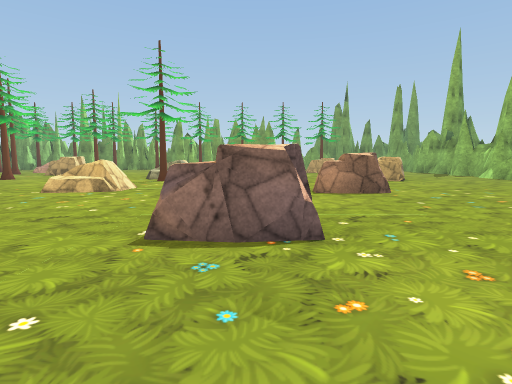
view 1 (above)

19 first-person views from a walk through a Unity game level. The camera is 1.3 m above the floor, tilts 6° down and sees 80° across. The floor is counted in squares, 2 m on a side. Each view is taken from the middle of a square. On the plan, view 1 faces up. The plan holds only what a view shows up to about 10 squares ahead; the rest is blank. The place goes on beyond the plan. Some surface patterns are stand-ins.

view 2
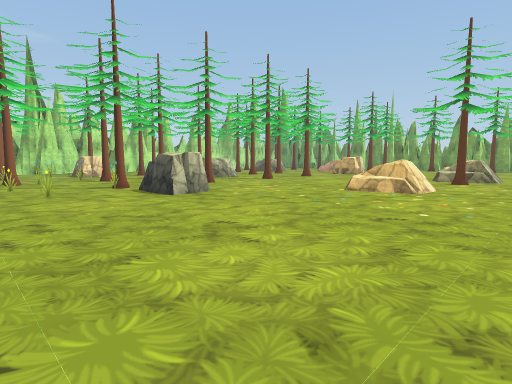

view 3
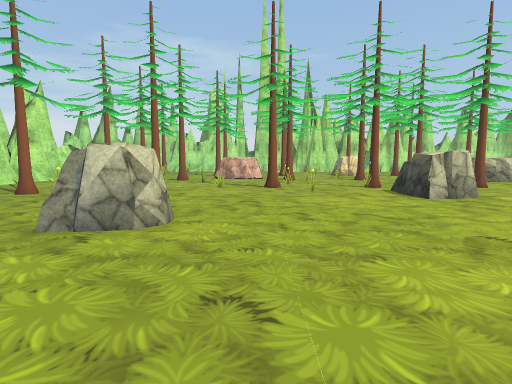

view 4
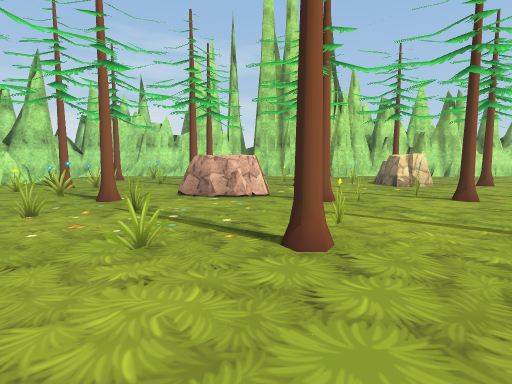

view 5
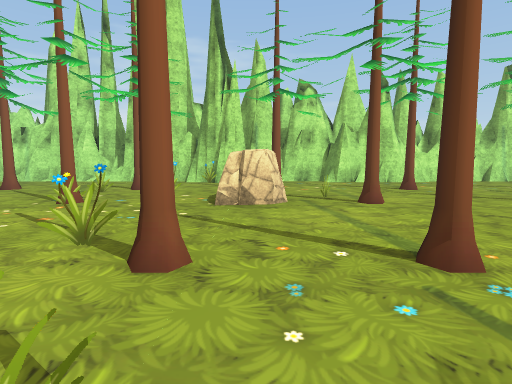

view 6
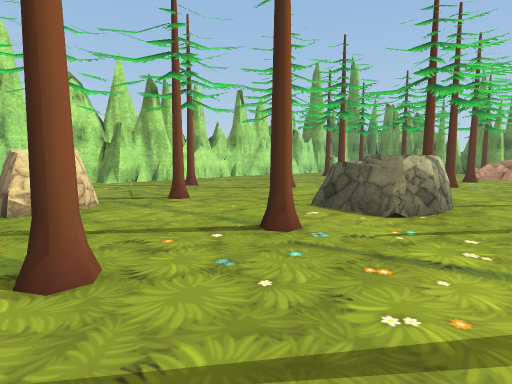

view 7
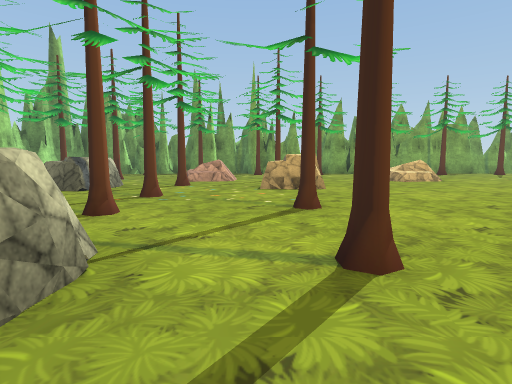

view 8
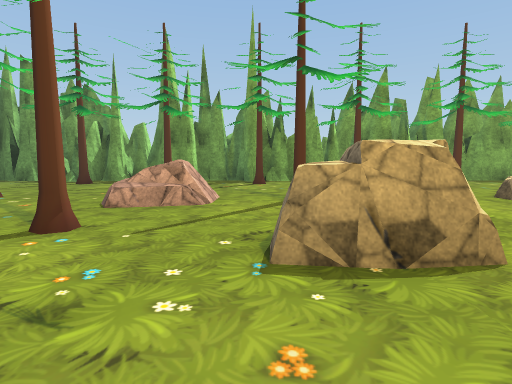

view 9
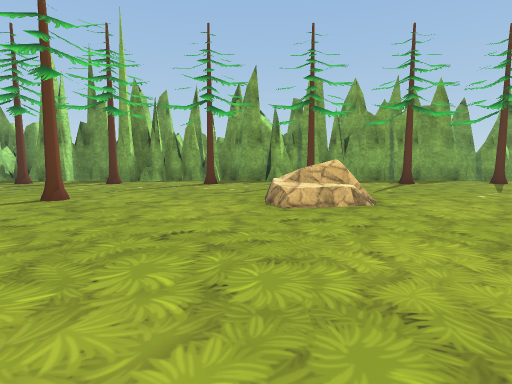

view 10
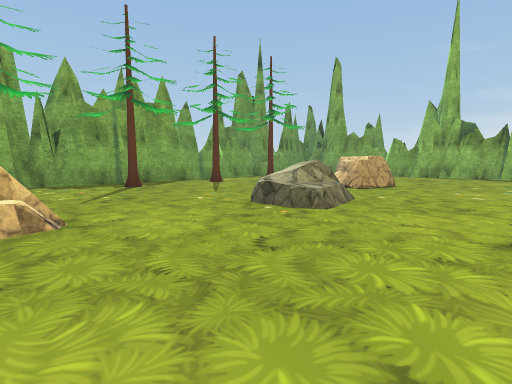

view 11
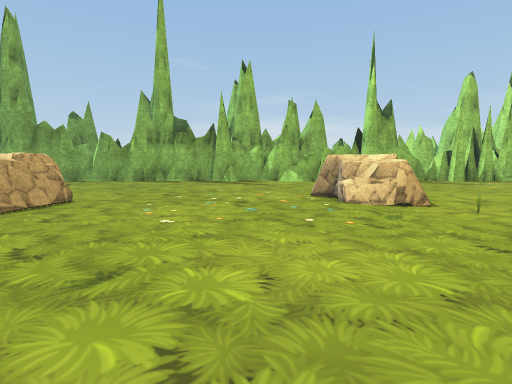

view 12
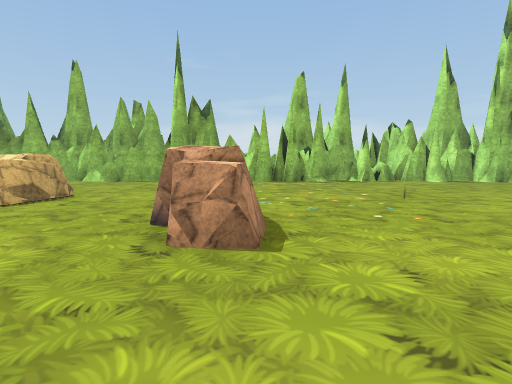

view 13
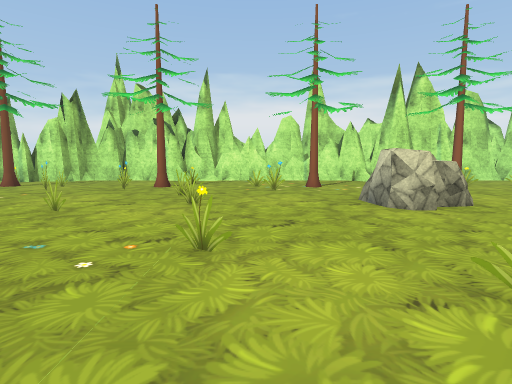

view 14
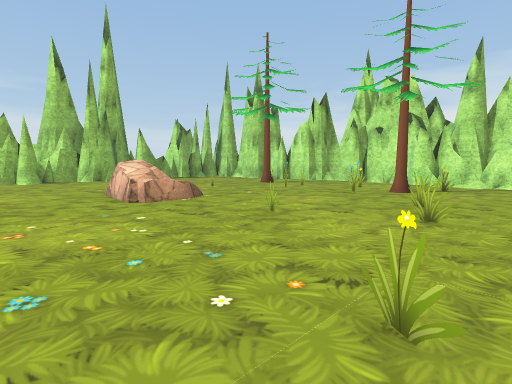

view 15
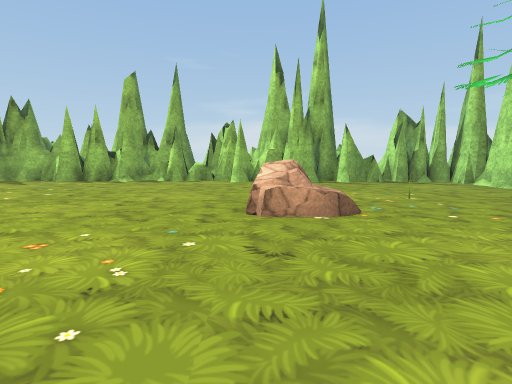

view 16
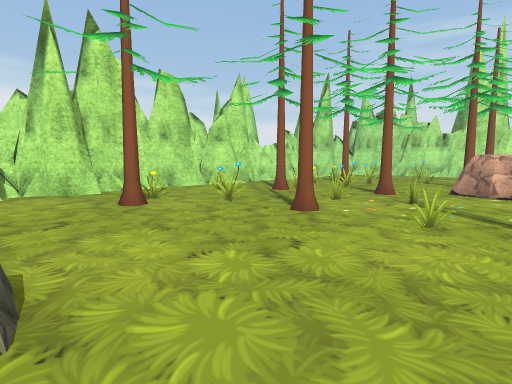

view 17
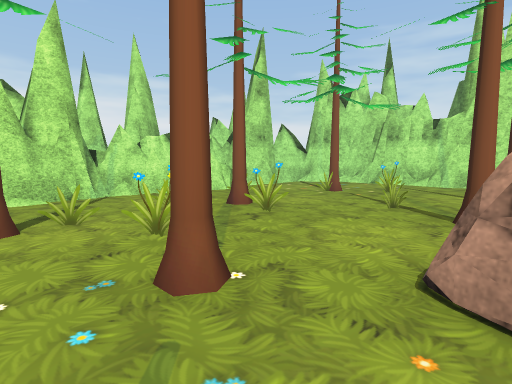

view 18
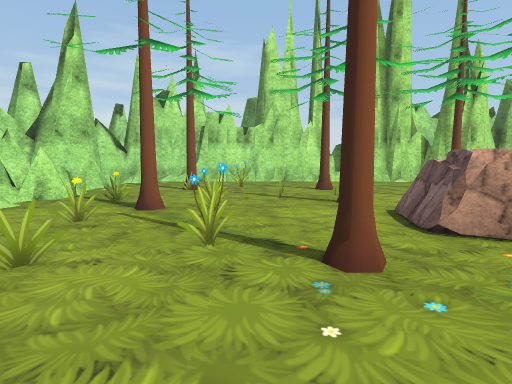

view 19
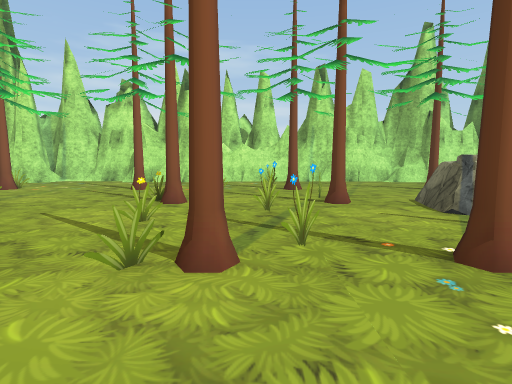

### Floor plan
Key: @ floor where view 1 was taken; # wall or solid block; x gap in a wall; . floor; / step, stairs or slope; R rock; T pine tree; E tree.
Columns run from 19 left of view 1 to 9 right of it. Each row starts with its distance up from view 1.
 22              #
 21   ####### ###.#########
 20    ...................
 19    ..T..T.T..T.T..T..T
 18     ..................     .#
 17      ................     ..#
 16      T..RR.T...R....  RR....#
 15 ##    ..x......R...RR.R.....#
 14 ##.T  R.T..R................#
 13 #....RR....R................#
 12 #...........................#
 11 #..T.T..T.......R. ....R....#
 10 #.......T..T....E.  ...R....#
  9 ##...T............   .......#
  8 ##.......R.T......  ........#
  7 ##.T....RR.....RR. ..R......#
  6 ##...T.........R.....R......#
  5 #.......T..T................#
  4 ##.T.R......R...............#
  3 ##......T..TRR....RR........#
  2 ##..........................#
  1 #..T.T..T...................#
  0 #......R...T.......@..RR....#
 -1 #..T...R.......R......RR...##
 -2 #....T..T..T..RR...........##
 -3 #..........................##
 -4 #..T..T..T..T...T..T......./#
 -5 #......................T.../#
 -6 ##......................#####
 -7  #/######################
 -8    ##

Positions as (right, up) in squares from view 1, and headings:
1: (0, 0), facing up
2: (-1, 0), facing up-left
3: (-1, 0), facing left
4: (-6, 0), facing left
5: (-9, 4), facing left
6: (-9, 3), facing up-left
7: (-9, 6), facing up
8: (-9, 11), facing up
9: (-5, 11), facing up
10: (-4, 12), facing up-right
11: (-1, 12), facing right
12: (-1, 6), facing right
13: (-2, 3), facing down
14: (-2, 2), facing down-right
15: (-1, 0), facing right
16: (-5, 0), facing down-left
17: (-10, -1), facing down-left
18: (-9, -3), facing left
19: (-9, 10), facing left
